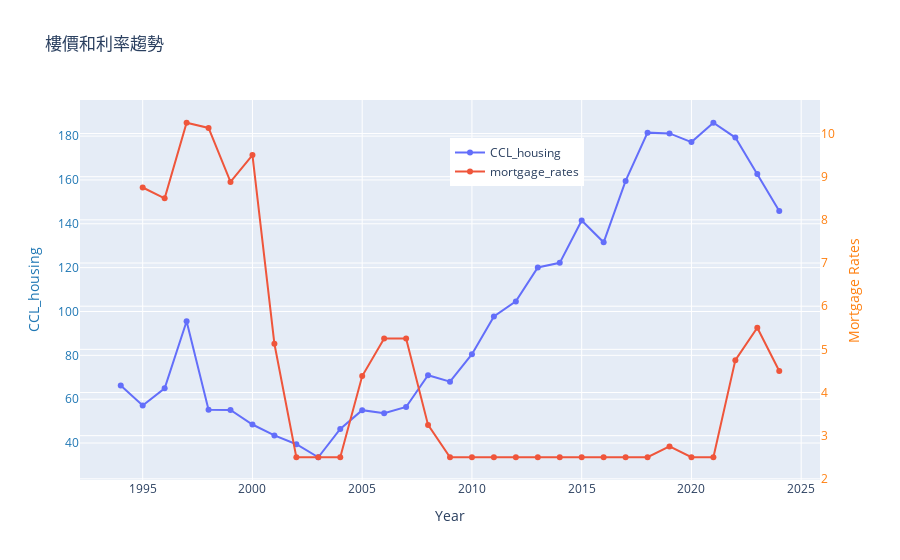

Notebook code for this chart:
### Code cell
import plotly.graph_objects as go


fig = go.Figure()


fig.add_trace(go.Scatter(x=merged_data_PMR['year'], y=merged_data_PMR['CCL_housing'], mode='lines+markers', name='CCL_housing', yaxis='y1'))

fig.add_trace(go.Scatter(x=merged_data_PMR['year'], y=merged_data_PMR['mortgage_rates'], mode='lines+markers', name='mortgage_rates', yaxis='y2'))

fig.update_layout(
    title="樓價和利率趨勢",
    xaxis_title="Year",
    yaxis=dict(
        title="CCL_housing",
        titlefont=dict(color="#1f77b4"),
        tickfont=dict(color="#1f77b4"),
    ),
    yaxis2=dict(
        title="Mortgage Rates",
        titlefont=dict(color="#ff7f0e"),
        tickfont=dict(color="#ff7f0e"),
        overlaying="y",
        side="right",
    ),
    legend=dict(x=0.5, y=0.9)
)

fig.show()

### Figure 1 — Plotly figure (JSON) as saved in the notebook; plotly's stock layout.template omitted (floating-point values rounded to 4 significant figures)
{"data": [{"mode": "lines+markers", "name": "CCL_housing", "type": "scatter", "x": [1994, 1995, 1996, 1997, 1998, 1999, 2000, 2001, 2002, 2003, 2004, 2005, 2006, 2007, 2008, 2009, 2010, 2011, 2012, 2013, 2014, 2015, 2016, 2017, 2018, 2019, 2020, 2021, 2022, 2023, 2024], "y": [66.27, 57.12, 64.95, 95.53, 55.22, 55.09, 48.45, 43.46, 39.47, 33.52, 46.41, 54.99, 53.57, 56.44, 70.92, 68.0, 80.5, 97.77, 104.6, 120.1, 122.2, 141.5, 131.6, 159.6, 181.6, 181.2, 177.3, 186.1, 179.3, 162.7, 145.9], "yaxis": "y"}, {"mode": "lines+markers", "name": "mortgage_rates", "type": "scatter", "x": [1994, 1995, 1996, 1997, 1998, 1999, 2000, 2001, 2002, 2003, 2004, 2005, 2006, 2007, 2008, 2009, 2010, 2011, 2012, 2013, 2014, 2015, 2016, 2017, 2018, 2019, 2020, 2021, 2022, 2023, 2024], "y": [null, 8.75, 8.5, 10.25, 10.13, 8.88, 9.5, 5.13, 2.5, 2.5, 2.5, 4.38, 5.25, 5.25, 3.25, 2.5, 2.5, 2.5, 2.5, 2.5, 2.5, 2.5, 2.5, 2.5, 2.5, 2.75, 2.5, 2.5, 4.75, 5.5, 4.5], "yaxis": "y2"}], "layout": {"legend": {"x": 0.5, "y": 0.9}, "title": {"text": "樓價和利率趨勢"}, "xaxis": {"title": {"text": "Year"}}, "yaxis": {"tickfont": {"color": "#1f77b4"}, "title": {"font": {"color": "#1f77b4"}, "text": "CCL_housing"}}, "yaxis2": {"overlaying": "y", "side": "right", "tickfont": {"color": "#ff7f0e"}, "title": {"font": {"color": "#ff7f0e"}, "text": "Mortgage Rates"}}}}
